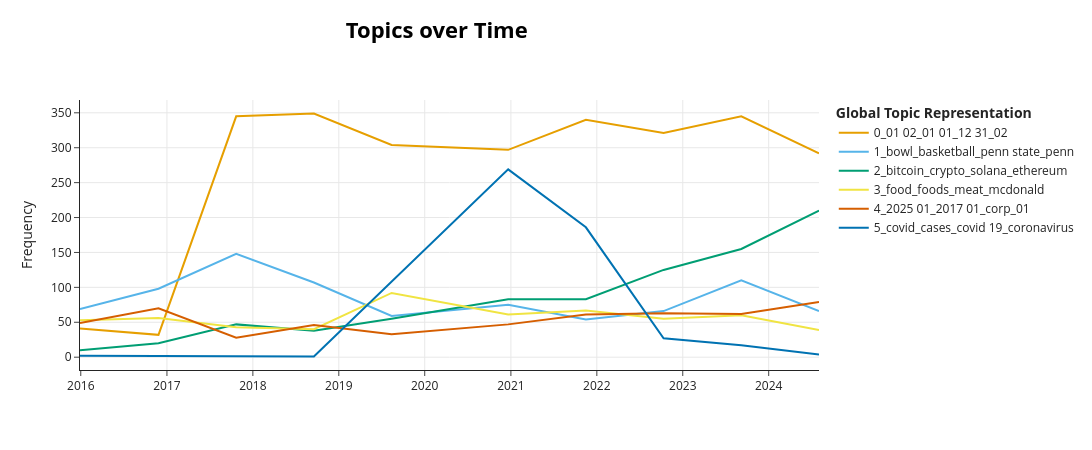

The cell this chart's notebook holds for it:
### Code cell
topics_over_time = topic_model.topics_over_time(docs, timestamps, nr_bins=20)
topic_model.visualize_topics_over_time(topics_over_time, top_n_topics=6)

### Figure 1 — Plotly figure (JSON) as saved in the notebook; plotly's stock layout.template omitted (floating-point values rounded to 4 significant figures)
{"data": [{"hoverinfo": "text", "hovertext": ["<b>Topic 0</b><br>Words: smith nephew, nephew, mkr, daily glbe, kappa", "<b>Topic 0</b><br>Words: heuer, greaves 2017, results end, eroad, duane morris", "<b>Topic 0</b><br>Words: 2018 01, 2017 12, 12 29, 01 02, 02", "<b>Topic 0</b><br>Words: 2019 01, 2018 12, 01 02, 2019, 12 31", "<b>Topic 0</b><br>Words: 2020 01, 2019 12, 01 02, 02, 12 31", "<b>Topic 0</b><br>Words: 2021 01, 2020 12, 01 04, 2021, 12 31", "<b>Topic 0</b><br>Words: 2022 01, 2021 12, 01 03, 2022, 12 31", "<b>Topic 0</b><br>Words: 2023 01, 2022 12, 01 01, 01 03, 2023", "<b>Topic 0</b><br>Words: 2024 01, 2023 12, 01 02, 2024, 12 29", "<b>Topic 0</b><br>Words: 2025 01, 2024 12, 2025, 01 02, 12 31"], "marker": {"color": "#E69F00"}, "mode": "lines", "name": "0_01 02_01 01_12 31_02", "type": "scatter", "x": ["2015-12-28T16:47:04.883673", "2016-11-26T01:46:59.117700", "2017-10-22T03:33:49.250400", "2018-09-17T05:20:39.383100", "2019-08-13T07:07:29.515800", "2020-12-20T09:47:44.714849", "2021-11-15T11:34:34.847550", "2022-10-11T13:21:24.980249", "2023-09-06T15:08:15.112950", "2024-08-01T16:55:05.245649"], "y": [41, 32, 345, 349, 304, 297, 340, 321, 345, 292]}, {"hoverinfo": "text", "hovertext": ["<b>Topic 1</b><br>Words: bowl, penn state, penn, basketball, sugar bowl", "<b>Topic 1</b><br>Words: penn state, bowl, penn, auburn, rose bowl", "<b>Topic 1</b><br>Words: basketball, alabama, bowl, clemson, championship", "<b>Topic 1</b><br>Words: bowl, basketball, clemson, sugar bowl, sugar", "<b>Topic 1</b><br>Words: bowl, basketball, penn state, penn, sugar bowl", "<b>Topic 1</b><br>Words: ohio state, alabama, ohio, bowl, clemson", "<b>Topic 1</b><br>Words: basketball, bowl, penn state, penn, football", "<b>Topic 1</b><br>Words: penn state, bowl, basketball, penn, rose bowl", "<b>Topic 1</b><br>Words: bowl, basketball, michigan, championship, football", "<b>Topic 1</b><br>Words: notre dame, notre, dame, bowl, penn state"], "marker": {"color": "#56B4E9"}, "mode": "lines", "name": "1_bowl_basketball_penn state_penn", "type": "scatter", "x": ["2015-12-28T16:47:04.883673", "2016-11-26T01:46:59.117700", "2017-10-22T03:33:49.250400", "2018-09-17T05:20:39.383100", "2019-08-13T07:07:29.515800", "2020-12-20T09:47:44.714849", "2021-11-15T11:34:34.847550", "2022-10-11T13:21:24.980249", "2023-09-06T15:08:15.112950", "2024-08-01T16:55:05.245649"], "y": [69, 98, 148, 107, 59, 75, 54, 66, 110, 66]}, {"hoverinfo": "text", "hovertext": ["<b>Topic 2</b><br>Words: cryptoncoins, bitcoinist, bitcoin, coin desk, desk", "<b>Topic 2</b><br>Words: bitcoin, safe haven, high safe, nears time, haven asset", "<b>Topic 2</b><br>Words: bitcoin, blockchain, cryptocurrency, crypto, cryptocurrencies", "<b>Topic 2</b><br>Words: bitcoin, daily bitcoin, cryptocurrency, crypto, ethereum", "<b>Topic 2</b><br>Words: bitcoin, daily bitcoin, bitcoin price, crypto, ethereum", "<b>Topic 2</b><br>Words: bitcoin, bitcoin price, crypto, ethereum, 35 000", "<b>Topic 2</b><br>Words: bitcoin, crypto, ethereum, bitcoin ethereum, cryptocurrencies", "<b>Topic 2</b><br>Words: bitcoin, crypto, btc, coin, prediction", "<b>Topic 2</b><br>Words: bitcoin, crypto, solana, btc, ethereum", "<b>Topic 2</b><br>Words: bitcoin, crypto, solana, dogecoin, crypto news"], "marker": {"color": "#009E73"}, "mode": "lines", "name": "2_bitcoin_crypto_solana_ethereum", "type": "scatter", "x": ["2015-12-28T16:47:04.883673", "2016-11-26T01:46:59.117700", "2017-10-22T03:33:49.250400", "2018-09-17T05:20:39.383100", "2019-08-13T07:07:29.515800", "2020-12-20T09:47:44.714849", "2021-11-15T11:34:34.847550", "2022-10-11T13:21:24.980249", "2023-09-06T15:08:15.112950", "2024-08-01T16:55:05.245649"], "y": [10, 20, 47, 38, 55, 83, 83, 125, 155, 210]}, {"hoverinfo": "text", "hovertext": ["<b>Topic 3</b><br>Words: food, foods, dietary guidelines, meat, dietary", "<b>Topic 3</b><br>Words: restaurant, brand quarter, restaurant brand, foods, mcdonald", "<b>Topic 3</b><br>Words: mcdonald, food, foods, taco bell, taco", "<b>Topic 3</b><br>Words: vegetarian, food, happy meal, mcdonald, meat", "<b>Topic 3</b><br>Words: meat, burger, vegan, foods, mcdonald", "<b>Topic 3</b><br>Words: chicken, food, foods, pizza, meat", "<b>Topic 3</b><br>Words: meat, foods, kfc, food, chicken", "<b>Topic 3</b><br>Words: foods, food, pizza, mcdonald, meat", "<b>Topic 3</b><br>Words: food, mcdonald, foods, meat, menu", "<b>Topic 3</b><br>Words: food, foods, meat, puree, fruit puree"], "marker": {"color": "#F0E442"}, "mode": "lines", "name": "3_food_foods_meat_mcdonald", "type": "scatter", "x": ["2015-12-28T16:47:04.883673", "2016-11-26T01:46:59.117700", "2017-10-22T03:33:49.250400", "2018-09-17T05:20:39.383100", "2019-08-13T07:07:29.515800", "2020-12-20T09:47:44.714849", "2021-11-15T11:34:34.847550", "2022-10-11T13:21:24.980249", "2023-09-06T15:08:15.112950", "2024-08-01T16:55:05.245649"], "y": [53, 56, 43, 40, 92, 61, 67, 55, 60, 39]}, {"hoverinfo": "text", "hovertext": ["<b>Topic 4</b><br>Words: 2016 01, 2015 12, 2016, 2015, otak", "<b>Topic 4</b><br>Words: 2017 01, 2016 12, corp 2017, 2017, 01 03", "<b>Topic 4</b><br>Words: 2018 01, corp 2018, hendrik, hendrik director, struik", "<b>Topic 4</b><br>Words: 2019 01, 2018 12, 2019, alfacourse 2019, aib group", "<b>Topic 4</b><br>Words: 2020 01, doncasters, doncasters group, international 2020, 2019 12", "<b>Topic 4</b><br>Words: 2021 01, corp 2021, 01 04, arcimoto, 2021", "<b>Topic 4</b><br>Words: 2022 01, corp 2022, 2021 12, group 2022, 2022", "<b>Topic 4</b><br>Words: 2023 01, corp 2023, 2022 12, 2023, 01 09", "<b>Topic 4</b><br>Words: 2024 01, 2023 12, 144 2024, 2024, ai 2024", "<b>Topic 4</b><br>Words: 2025 01, 2025, corp 2025, 144 2025, 01 13"], "marker": {"color": "#D55E00"}, "mode": "lines", "name": "4_2025 01_2017 01_corp_01", "type": "scatter", "x": ["2015-12-28T16:47:04.883673", "2016-11-26T01:46:59.117700", "2017-10-22T03:33:49.250400", "2018-09-17T05:20:39.383100", "2019-08-13T07:07:29.515800", "2020-12-20T09:47:44.714849", "2021-11-15T11:34:34.847550", "2022-10-11T13:21:24.980249", "2023-09-06T15:08:15.112950", "2024-08-01T16:55:05.245649"], "y": [49, 70, 28, 46, 33, 47, 61, 63, 62, 79]}, {"hoverinfo": "text", "hovertext": ["<b>Topic 5</b><br>Words: meridian mississippi, cci received, received record, mississippi short, record 127", "<b>Topic 5</b><br>Words: double florida, herpes virus, monkeys infected, virus double, infected herpes", "<b>Topic 5</b><br>Words: coronavirus, cases, covid, covid 19, 19", "<b>Topic 5</b><br>Words: covid, cases, covid 19, 19, 19 cases", "<b>Topic 5</b><br>Words: variant, covid, kraken, xbb, covid 19", "<b>Topic 5</b><br>Words: cases, covid, insurance guidance, rsv cases, insur ky", "<b>Topic 5</b><br>Words: 19 reflexión, billion pepe, yandle stop, después los, reflexión"], "marker": {"color": "#0072B2"}, "mode": "lines", "name": "5_covid_cases_covid 19_coronavirus", "type": "scatter", "x": ["2015-12-28T16:47:04.883673", "2018-09-17T05:20:39.383100", "2020-12-20T09:47:44.714849", "2021-11-15T11:34:34.847550", "2022-10-11T13:21:24.980249", "2023-09-06T15:08:15.112950", "2024-08-01T16:55:05.245649"], "y": [2, 1, 269, 186, 27, 17, 4]}], "layout": {"height": 450, "hoverlabel": {"bgcolor": "white", "font": {"family": "Rockwell", "size": 16}}, "legend": {"title": {"text": "<b>Global Topic Representation"}}, "title": {"font": {"color": "Black", "size": 22}, "text": "<b>Topics over Time</b>", "x": 0.4, "xanchor": "center", "y": 0.95, "yanchor": "top"}, "width": 1250, "xaxis": {"showgrid": true}, "yaxis": {"showgrid": true, "title": {"text": "Frequency"}}}}
